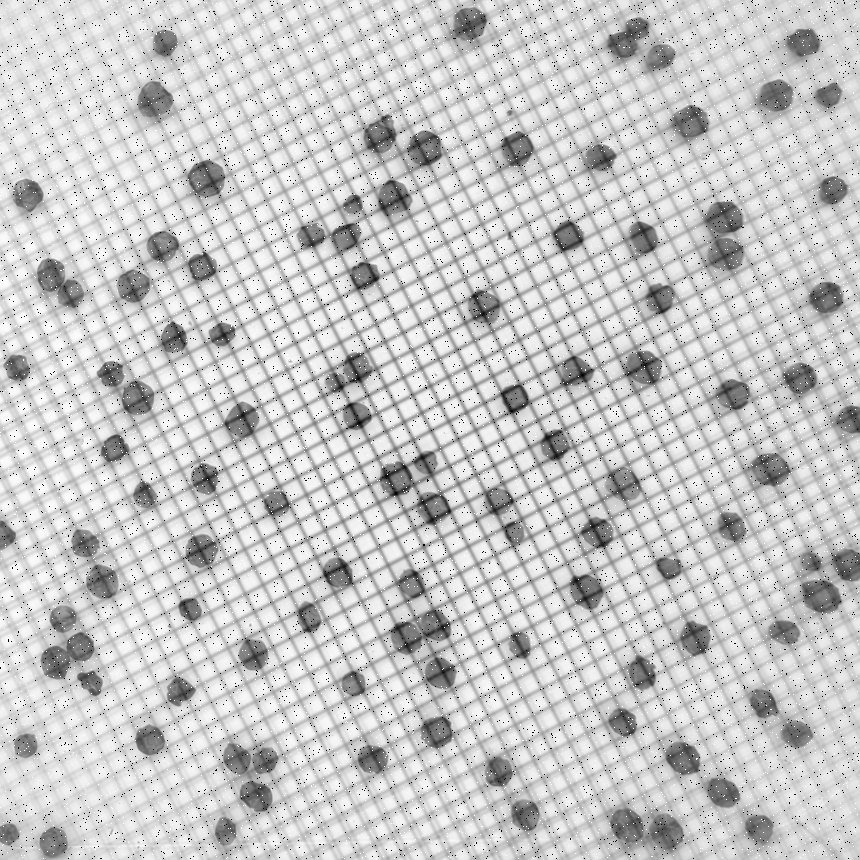
#> input picture input.tif, 860 x 860 px
$ jupyter execute --allow-errors exec.ipynb
#> lines starting #> are read from the running program, lines starting #| are printed output that depends on the picture; after the words box and inside, x2 and y2 are one past the last pixel; in counts of white or black regions, pixels touching at a corner belong together; long printed decimals are rounded
# Peppercorn Counter

#### Importing the used libraries

[cell 1]
import numpy as np
from scipy import ndimage as ndim
from scipy.ndimage import median_filter
from skimage import (filters, io, morphology)
from skimage.feature import peak_local_max
from skimage.morphology.selem import disk
from skimage.segmentation import watershed
import matplotlib.pyplot as plt

#### Importing the image

[cell 2]
# change default colormap
plt.rcParams['image.cmap'] = 'gray'

input_image = io.imread("input.tif")
#> input_image is the input picture: shape (860, 860); min 0, max 255, mean 199.4

#### Operations on FFT
*1. Creating the FFT*

[cell 3]
input_image_fft = np.fft.fftshift(np.fft.fft2(input_image))

*2. Edit the FFT, to remove the grid*

[cell 4]
# remove high value pixels outside of fft image core
# --> removes the grid on the image
radius = 30
center = 430

input_image_fft_edit = input_image_fft.copy()
for x in range(int(np.sqrt(input_image_fft_edit.size))):
    for y in range(int(np.sqrt(input_image_fft_edit.size))):
        if ((x > (center + radius) or x < (center - radius))
             or (y > (center + radius) or y < (center - radius))):
            if (np.log(abs(input_image_fft_edit[x, y])) > 12):
                input_image_fft_edit[x, y] = np.complex128(1)

*3. Create IFFT from edited FFT*

[cell 5]
input_image_ifft = abs(np.fft.ifft2(input_image_fft_edit))
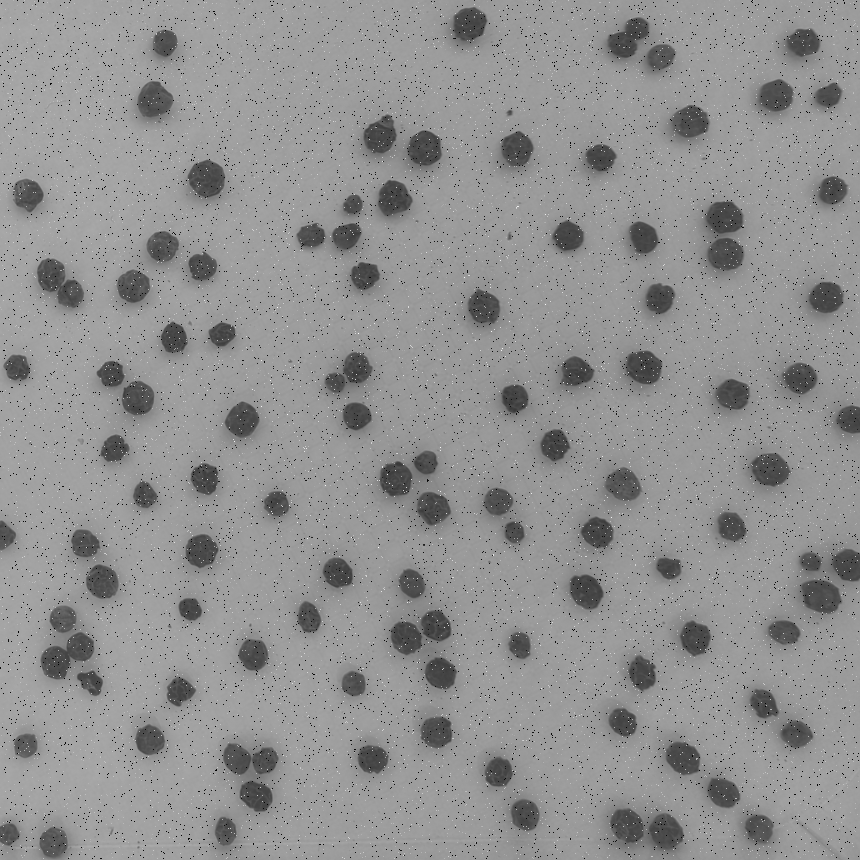
#> input_image_ifft: shape (860, 860) float64; min 0.00256, max 349.1, mean 199.6; drawn with min black and max white

[cell 6]
median_img = median_filter(input_image_ifft, 4)
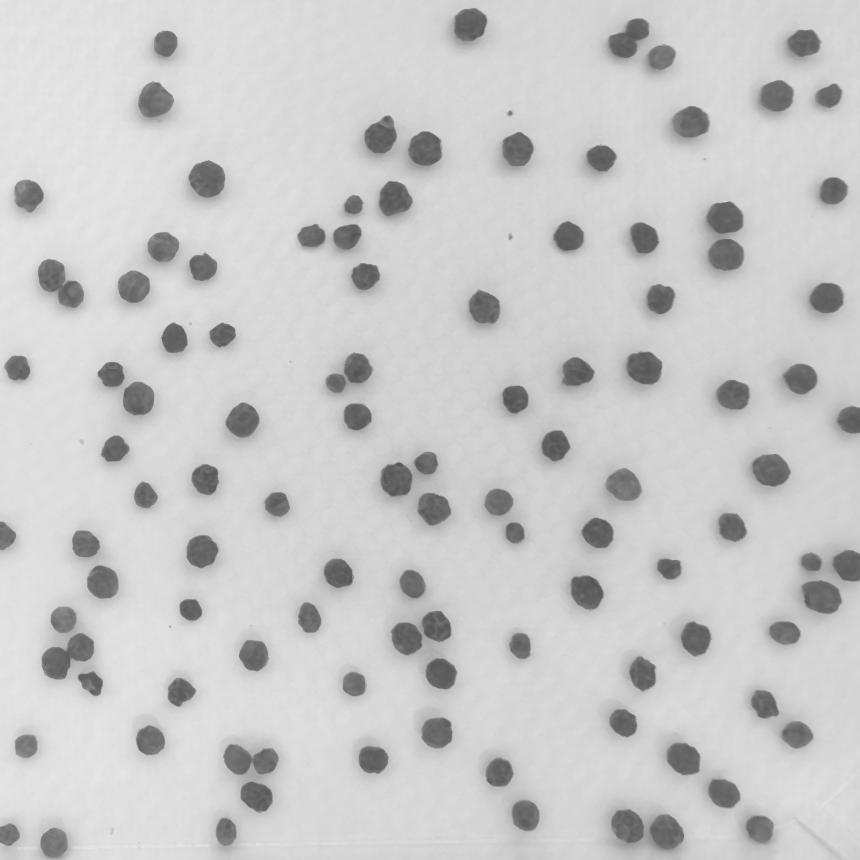
#> median_img: shape (860, 860) float64; min 83, max 230.9, mean 201.7

#### Output of the images

[cell 7]
fig, ax = plt.subplots(ncols=5, figsize=(20, 10))
ax[0].title.set_text('Original image')
ax[0].imshow(input_image)
ax[1].title.set_text('FFT of original image')
ax[1].imshow(np.log(abs(input_image_fft)), cmap='gray')
ax[2].title.set_text('Edited FFT')
ax[2].imshow(np.log(abs(input_image_fft_edit)), cmap='gray')
ax[3].title.set_text('IFFT of edited FFT')
ax[3].imshow(input_image_ifft, cmap='gray')
ax[4].title.set_text('Median filter of IFFT')
ax[4].imshow(median_img)
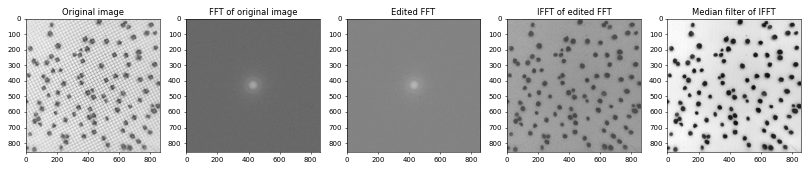
#> figure drawn by matplotlib, 5 panels

#### Compute histogram of image

[cell 8]
histogram, bin_edges = np.histogram(input_image_fft, bins=256, range=(0, 255))
#> histogram = 256 values, max 38 at index 7, min 4 at index 82, mean 20.02

#### Compute Threshold

[cell 9]
threshold = filters.threshold_otsu(median_img)
#> threshold = 161.3
print("Threshold locatetd at grey-value: {}".format(threshold))
#| Threshold locatetd at grey-value: 161.310

#### Compute Binary Mask

[cell 10]
# compute mask where value smaller than treshold
binary_mask = median_img < threshold
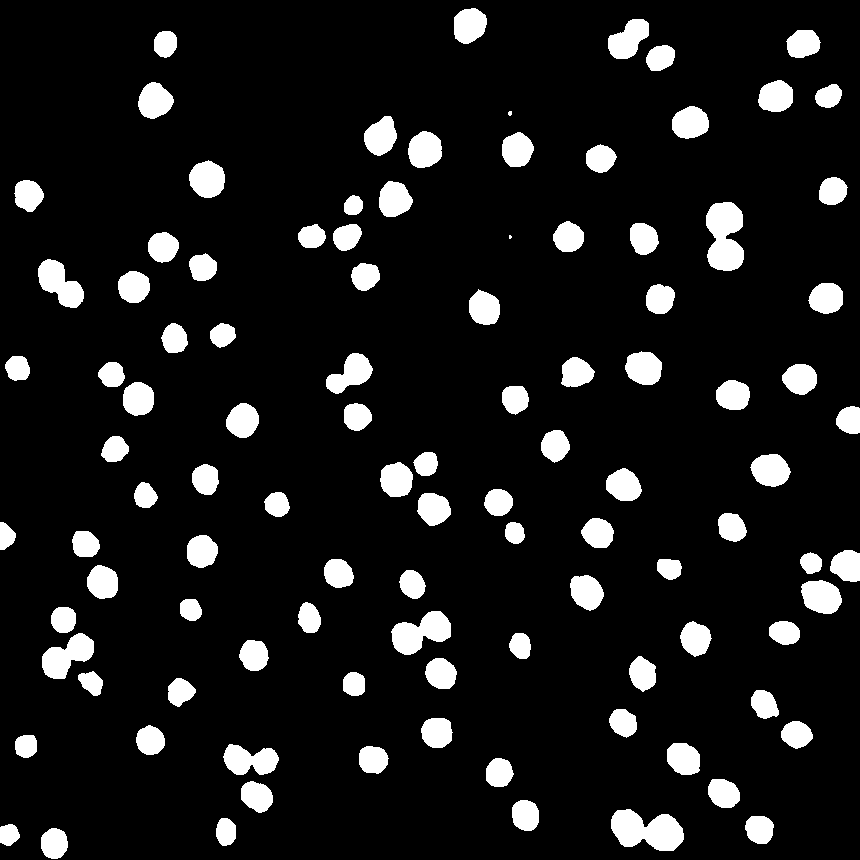
#> binary_mask: shape (860, 860) bool; 10.2% white; 104 white regions (2 under 20 px), largest, box (x1, y1, x2, y2) and area: (611, 809, 684, 851) 2097, (706, 202, 744, 271) 2022, (391, 611, 451, 655) 1580

#### Compute masked image

[cell 11]
# use the binary_mask to remove the background
masked_img = np.zeros_like(median_img)
masked_img[binary_mask] = median_img[binary_mask]
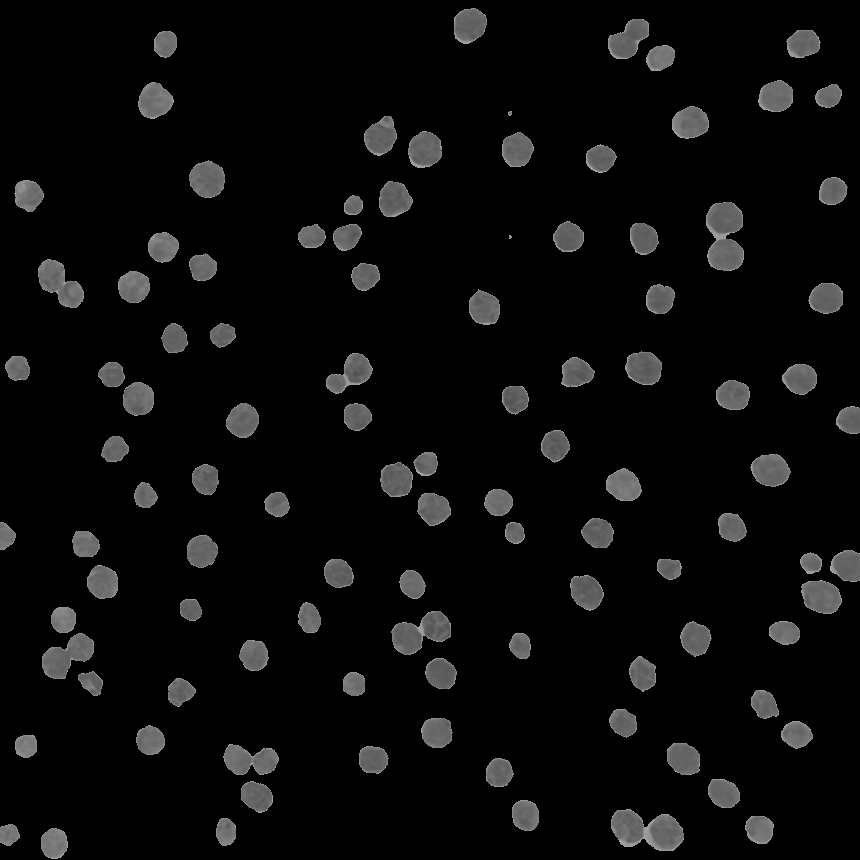
#> masked_img: shape (860, 860) float64; min 0, max 161.3, mean 11.4

#### Compute morphology & segmentation for image
Two separate algorithms to confirms the result of each other

*1. Usage of erosion/dilation*

[cell 12]
erosion_radius = 10
#> (the rest of this cell did not finish here and is left out)

*2. Usage of watershed algorithm*

[cell 13]
distance = ndim.distance_transform_edt(binary_mask)
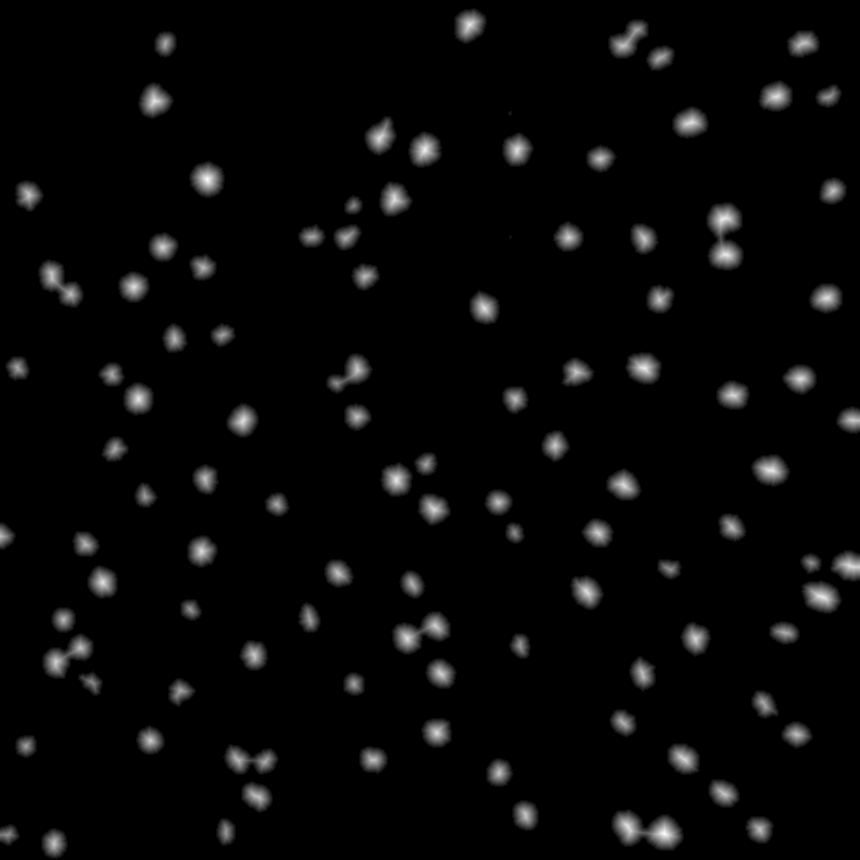
#> distance: shape (860, 860) float64; min 0, max 17.49, mean 0.535; drawn with min black and max white
coords = peak_local_max(distance, min_distance=7)
#> coords = 110 pairs, first value 24 to 844, second value 8 to 849
mask = np.zeros(distance.shape, dtype=bool)
mask[tuple(coords.T)] = True
markers, _ = ndim.label(mask)
segmented_image = watershed(-distance, markers, mask=binary_mask, watershed_line=True)
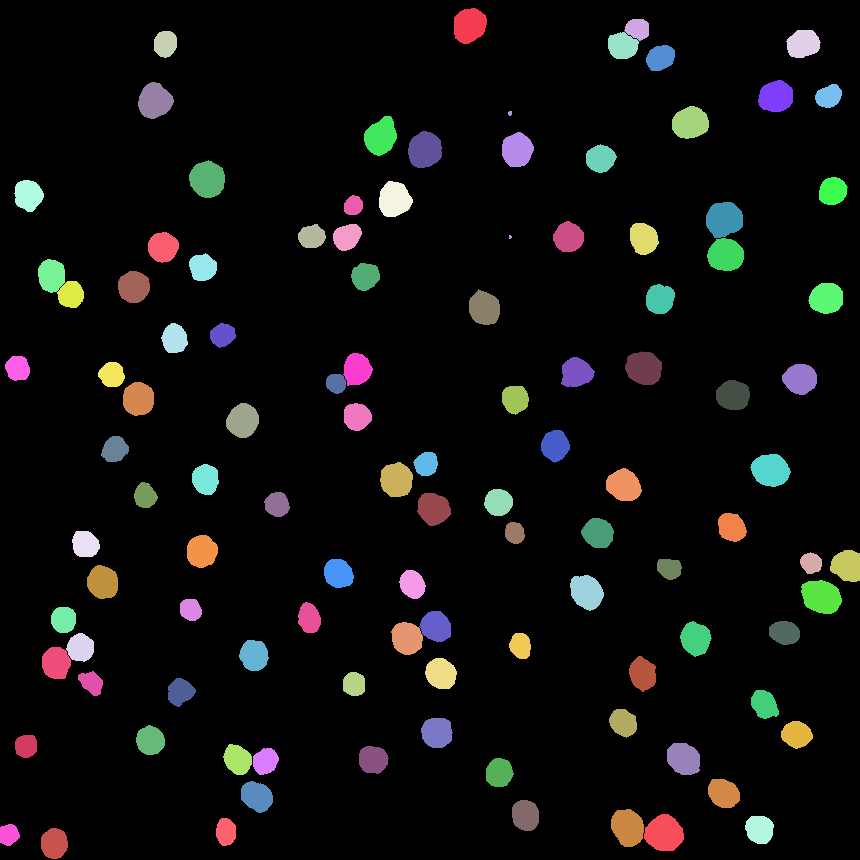
#> segmented_image: shape (860, 860) int32; 111 distinct labels, from 0 to 110; one colour per label, 0 black

#### Calculate amount of peppercorns

[cell 14]
min_d = 6

distance = ndim.distance_transform_edt(segmented_image)
coordinates = peak_local_max(distance, min_distance=min_d)
#> coordinates has the same summary as coords
print("Watershed Algorithm: \tAmount of corns found: {}".format(len(coordinates)))
#| Watershed Algorithm: 	Amount of corns found: 110

#> (the rest of this cell did not finish here and is left out)
